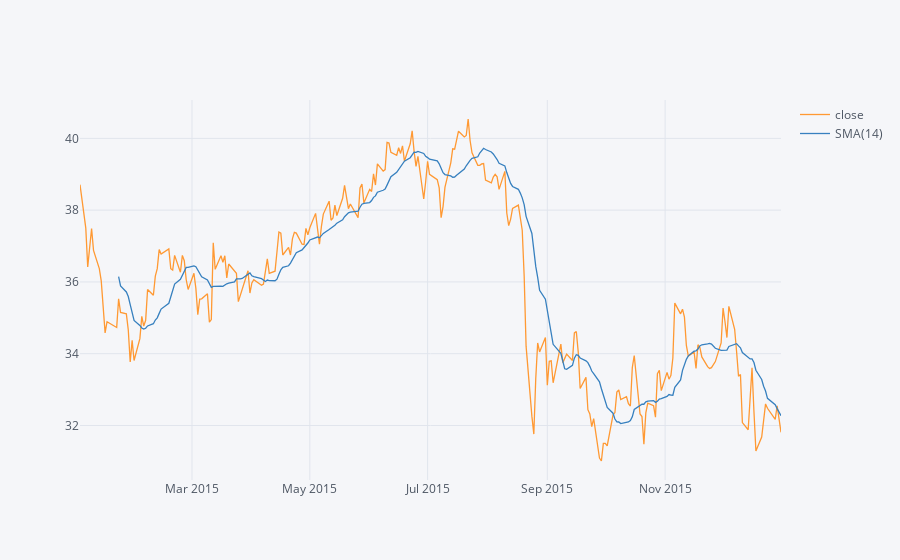

The notebook cell saved with this chart:
### Markdown cell above
** Use .ta_plot(study='sma') to create a Simple Moving Averages plot of Morgan Stanley for the year 2015.**

### Code cell
df = bank_stocks['MS']['close']['2015-01-01':'2016-01-01']
df.ta_plot(study='sma')

### Figure 1 — Plotly figure (JSON) as saved in the notebook; plotly's stock layout.template omitted (floating-point values rounded to 4 significant figures; data arrays with more than 128 entries replaced by an {"elided": "..."} marker saying what was removed)
{"data": [{"line": {"color": "rgba(255, 153, 51, 1.0)", "dash": "solid", "shape": "linear", "width": 1.3}, "mode": "lines", "name": "close", "text": "", "type": "scatter", "x": {"elided": "252 str values"}, "y": {"elided": "252 float values"}}, {"line": {"color": "rgba(55, 128, 191, 1.0)", "dash": "solid", "shape": "linear", "width": 1.3}, "mode": "lines", "name": "SMA(14)", "text": "", "type": "scatter", "x": {"elided": "252 str values"}, "y": {"elided": "252 mixed values"}}], "layout": {"legend": {"bgcolor": "#F5F6F9", "font": {"color": "#4D5663"}}, "paper_bgcolor": "#F5F6F9", "plot_bgcolor": "#F5F6F9", "title": {"font": {"color": "#4D5663"}}, "xaxis": {"gridcolor": "#E1E5ED", "showgrid": true, "tickfont": {"color": "#4D5663"}, "title": {"font": {"color": "#4D5663"}, "text": ""}, "zerolinecolor": "#E1E5ED"}, "yaxis": {"gridcolor": "#E1E5ED", "showgrid": true, "tickfont": {"color": "#4D5663"}, "title": {"font": {"color": "#4D5663"}, "text": ""}, "zerolinecolor": "#E1E5ED"}}}
